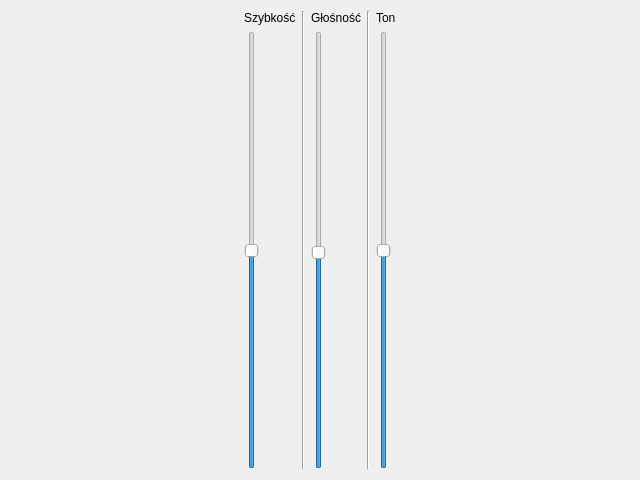
<?xml version="1.0" encoding="UTF-8"?>
<ui version="4.0">
 <class>Glos</class>
 <widget class="QWidget" name="Glos">
  <property name="geometry">
   <rect>
    <x>0</x>
    <y>0</y>
    <width>640</width>
    <height>480</height>
   </rect>
  </property>
  <property name="windowTitle">
   <string>Form</string>
  </property>
  <layout class="QGridLayout" name="gridLayout">
   <item row="0" column="0">
    <layout class="QHBoxLayout" name="horizontalLayout">
     <item>
      <layout class="QVBoxLayout" name="verticalLayout">
       <item>
        <widget class="QLabel" name="label">
         <property name="text">
          <string>Szybkość</string>
         </property>
        </widget>
       </item>
       <item>
        <widget class="QSlider" name="verticalSlider">
         <property name="minimum">
          <number>-100</number>
         </property>
         <property name="maximum">
          <number>100</number>
         </property>
         <property name="sliderPosition">
          <number>0</number>
         </property>
         <property name="orientation">
          <enum>Qt::Vertical</enum>
         </property>
        </widget>
       </item>
      </layout>
     </item>
     <item>
      <widget class="Line" name="line_2">
       <property name="orientation">
        <enum>Qt::Vertical</enum>
       </property>
      </widget>
     </item>
     <item>
      <layout class="QVBoxLayout" name="verticalLayout_2">
       <item>
        <widget class="QLabel" name="label_2">
         <property name="text">
          <string>Głośność</string>
         </property>
        </widget>
       </item>
       <item>
        <widget class="QSlider" name="verticalSlider_2">
         <property name="minimum">
          <number>1</number>
         </property>
         <property name="maximum">
          <number>100</number>
         </property>
         <property name="sliderPosition">
          <number>50</number>
         </property>
         <property name="orientation">
          <enum>Qt::Vertical</enum>
         </property>
        </widget>
       </item>
      </layout>
     </item>
     <item>
      <widget class="Line" name="line">
       <property name="orientation">
        <enum>Qt::Vertical</enum>
       </property>
      </widget>
     </item>
     <item>
      <layout class="QVBoxLayout" name="verticalLayout_3">
       <item>
        <widget class="QLabel" name="label_3">
         <property name="text">
          <string>Ton</string>
         </property>
        </widget>
       </item>
       <item>
        <widget class="QSlider" name="verticalSlider_3">
         <property name="minimum">
          <number>-100</number>
         </property>
         <property name="maximum">
          <number>100</number>
         </property>
         <property name="sliderPosition">
          <number>0</number>
         </property>
         <property name="orientation">
          <enum>Qt::Vertical</enum>
         </property>
        </widget>
       </item>
      </layout>
     </item>
    </layout>
   </item>
  </layout>
 </widget>
 <resources/>
 <connections/>
</ui>
